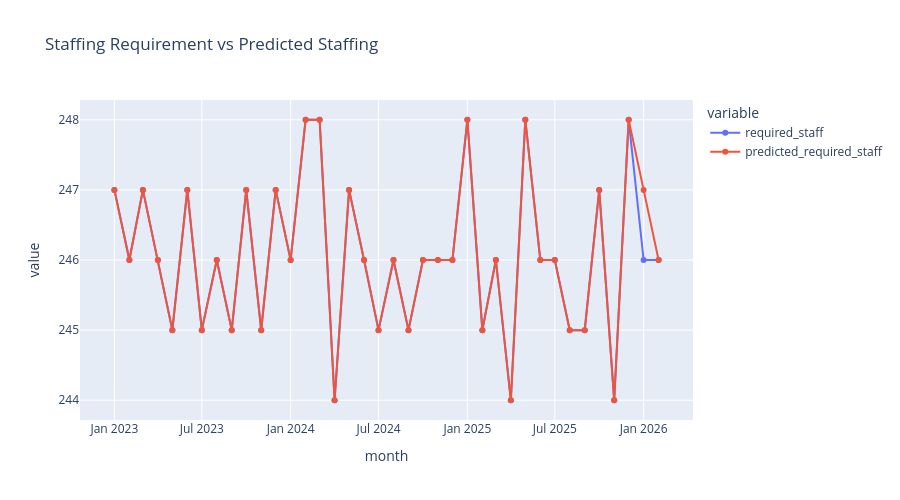

This figure's notebook cell:
### Code cell
fig = px.line(
    monthly_sales,
    x='month',
    y=['required_staff', 'predicted_required_staff'],
    title='Staffing Requirement vs Predicted Staffing',
    markers=True
)
fig.update_layout(hovermode='x unified', height=500)
fig.show()

### Figure 1 — Plotly figure (JSON) as saved in the notebook; plotly's stock layout.template omitted (floating-point values rounded to 4 significant figures)
{"data": [{"hovertemplate": "variable=required_staff<br>month=%{x}<br>value=%{y}<extra></extra>", "legendgroup": "required_staff", "line": {"color": "#636efa", "dash": "solid"}, "marker": {"symbol": "circle"}, "mode": "lines+markers", "name": "required_staff", "orientation": "v", "showlegend": true, "type": "scatter", "x": ["2023-01", "2023-02", "2023-03", "2023-04", "2023-05", "2023-06", "2023-07", "2023-08", "2023-09", "2023-10", "2023-11", "2023-12", "2024-01", "2024-02", "2024-03", "2024-04", "2024-05", "2024-06", "2024-07", "2024-08", "2024-09", "2024-10", "2024-11", "2024-12", "2025-01", "2025-02", "2025-03", "2025-04", "2025-05", "2025-06", "2025-07", "2025-08", "2025-09", "2025-10", "2025-11", "2025-12", "2026-01", "2026-02"], "xaxis": "x", "y": [247, 246, 247, 246, 245, 247, 245, 246, 245, 247, 245, 247, 246, 248, 248, 244, 247, 246, 245, 246, 245, 246, 246, 246, 248, 245, 246, 244, 248, 246, 246, 245, 245, 247, 244, 248, 246, 246], "yaxis": "y"}, {"hovertemplate": "variable=predicted_required_staff<br>month=%{x}<br>value=%{y}<extra></extra>", "legendgroup": "predicted_required_staff", "line": {"color": "#EF553B", "dash": "solid"}, "marker": {"symbol": "circle"}, "mode": "lines+markers", "name": "predicted_required_staff", "orientation": "v", "showlegend": true, "type": "scatter", "x": ["2023-01", "2023-02", "2023-03", "2023-04", "2023-05", "2023-06", "2023-07", "2023-08", "2023-09", "2023-10", "2023-11", "2023-12", "2024-01", "2024-02", "2024-03", "2024-04", "2024-05", "2024-06", "2024-07", "2024-08", "2024-09", "2024-10", "2024-11", "2024-12", "2025-01", "2025-02", "2025-03", "2025-04", "2025-05", "2025-06", "2025-07", "2025-08", "2025-09", "2025-10", "2025-11", "2025-12", "2026-01", "2026-02"], "xaxis": "x", "y": [247, 246, 247, 246, 245, 247, 245, 246, 245, 247, 245, 247, 246, 248, 248, 244, 247, 246, 245, 246, 245, 246, 246, 246, 248, 245, 246, 244, 248, 246, 246, 245, 245, 247, 244, 248, 247, 246], "yaxis": "y"}], "layout": {"height": 500, "hovermode": "x unified", "legend": {"title": {"text": "variable"}, "tracegroupgap": 0}, "title": {"text": "Staffing Requirement vs Predicted Staffing"}, "xaxis": {"anchor": "y", "domain": [0, 1], "title": {"text": "month"}}, "yaxis": {"anchor": "x", "domain": [0, 1], "title": {"text": "value"}}}}
